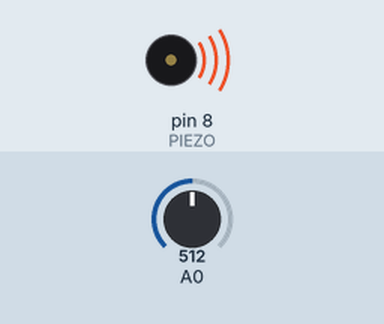
Simulated run of this sketch. Board: Arduino Uno, built with avr-gcc and run on an emulated ATmega328P. Parts: buzzer (waves = sounding). Inputs (shaded band) come from the test bench; at power-on: A0 = 512.

Above: at 1.2 s.
1.3 s: A0 set to 0
At 1.9 s:
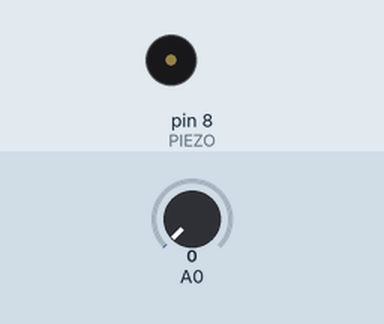
2.8 s: A0 set to 122
At 4.2 s:
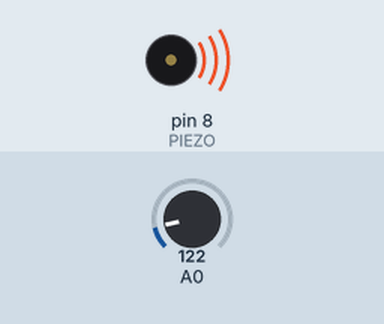
Timing chart, 0 to 5.8 s (numbered marks = the images above; inputs shaded):
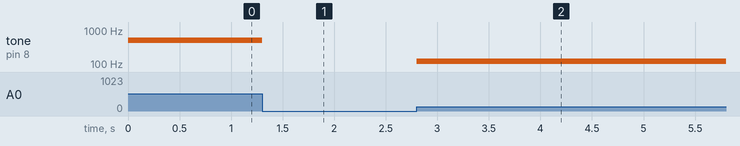

Measured:
- after the input at 1.3 s, tone on pin 8 (PIEZO): 500 Hz → silent at once
- after the input at 2.8 s, tone on pin 8 (PIEZO): silent → 119 Hz at once

The sketch:

2911sound.ino
```cpp
#define PIEZO 8

int sound = 0;
void setup() {
  // put your setup code here, to run once:
  pinMode(PIEZO, OUTPUT);

}

void loop() {

   int value = analogRead(A0);

  sound = map(value,0,1023,0,1000);

  /*digitalWrite(PIEZO, HIGH); //5V or 3.3v
  delay(10);
  digitalWrite(PIEZO, LOW);
  delay(10);*/
  // put your main code here, to run repeatedly:


//plays 1 sec
  tone(PIEZO, sound,1000); //piece frequence et temps

/*  //wait 2 secc
  delay(2000);

//plays 1 sec
  tone(PIEZO, 2000); //forever until you hear no tone
  delay(1000);
  noTone(PIEZO); //reference de pin

  delay(1000);*/

}
```
